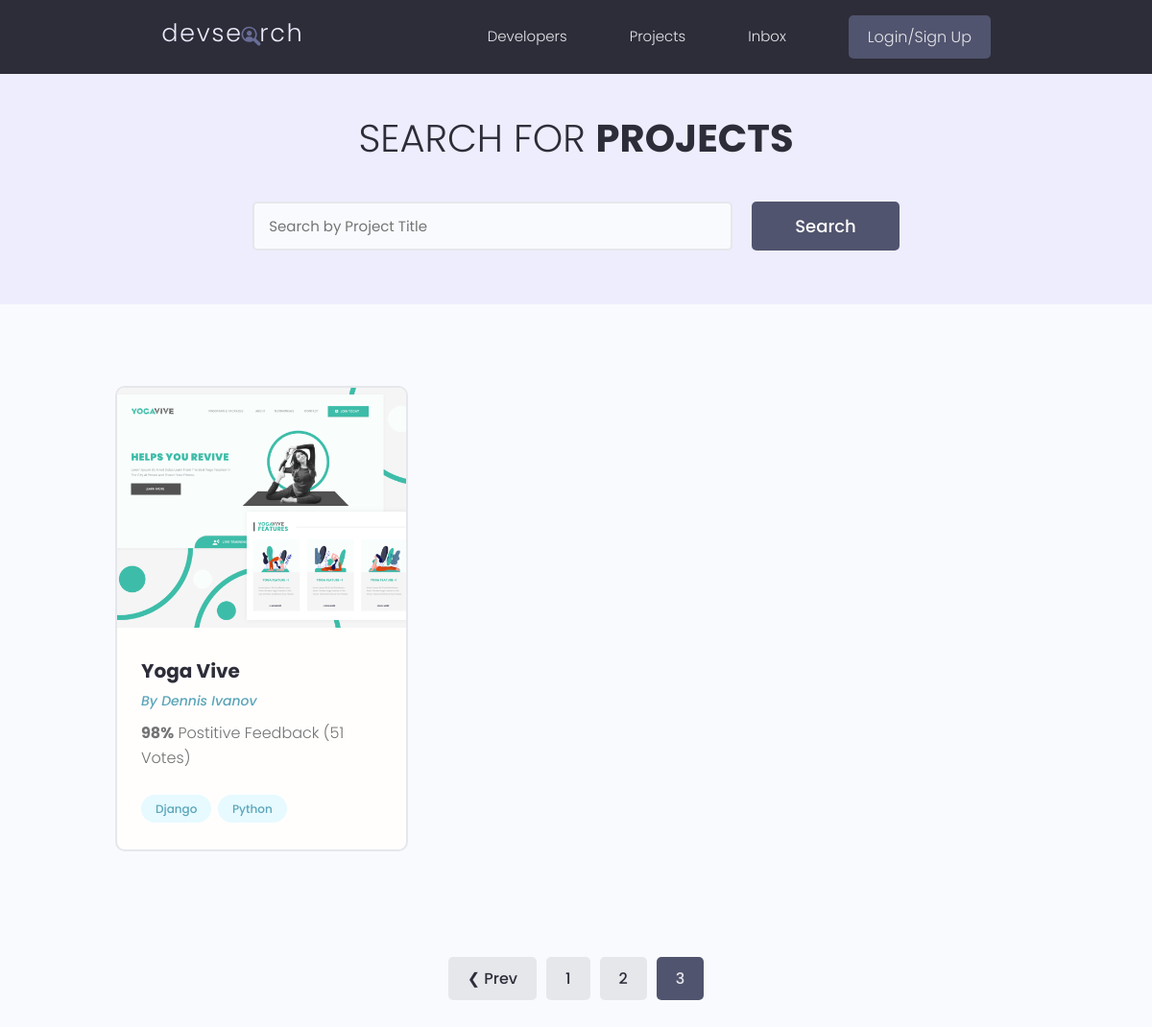
Page /projects/?page=3 on the earlier database version.
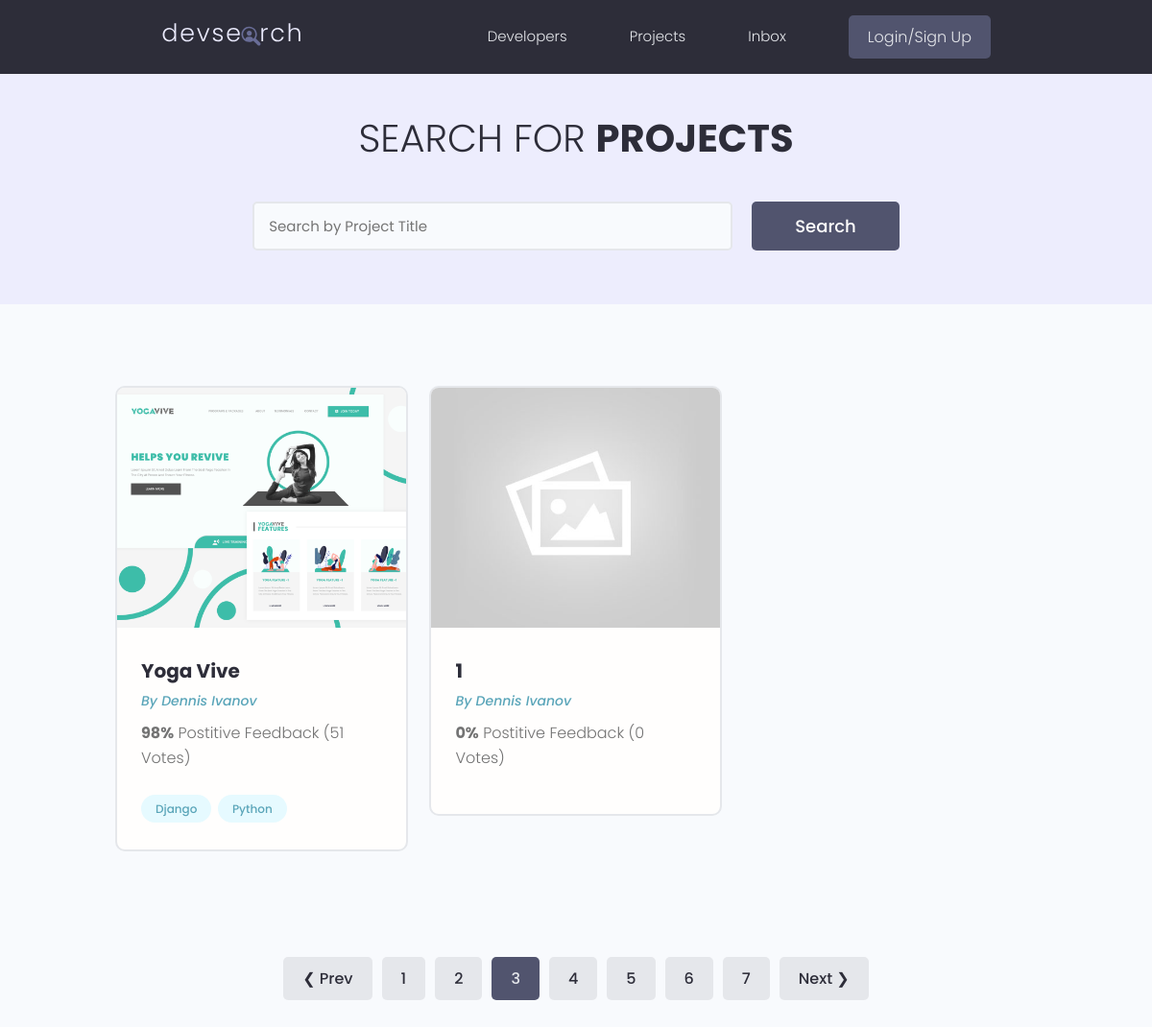
Same page on the later database version.
### projects/models.py (models this page shows, shortened)
class Project(models.Model):
    owner = models.ForeignKey(
        Profile, null=True, blank=True, on_delete=models.CASCADE)
    title = models.CharField(max_length=200)
    description = models.TextField(null=True, blank=True)
    featured_image = models.ImageField(
        null=True, blank=True, default="default.jpg")
    demo_link = models.CharField(max_length=2000, null=True, blank=True)
    source_link = models.CharField(max_length=2000, null = True, blank=True)
    tags = models.ManyToManyField('Tag', blank=True)
    vote_total = models.IntegerField(default=0, null = True, blank=True)
    vote_ratio = models.IntegerField(default=0, null = True, blank=True)
    created = models.DateTimeField(auto_now_add=True)
    id = models.UUIDField(default=uuid.uuid4, unique=True,
                          primary_key=True, editable=False)
    class Meta:
        ordering = ['created']

class Tag(models.Model):
    name = models.CharField(max_length=200)
    created = models.DateTimeField(auto_now_add=True)
    id = models.UUIDField(default=uuid.uuid4, unique=True,
                          primary_key=True, editable=False)
    def __str__(self):
        return self.name

### users/models.py (models this page shows, shortened)
class Profile(models.Model):
    user = models.OneToOneField(
        User, on_delete=models.CASCADE, null=True, blank=True)
    name = models.CharField(max_length=200, blank=True, null=True)
    email = models.EmailField(max_length=500, blank=True, null = True)
    username = models.CharField(max_length=200, blank=True, null=True)
    location = models.CharField(max_length=200, blank=True, null=True)
    short_intro = models.CharField(max_length=200, blank=True, null=True)
    bio = models.TextField(blank=True, null = True)
    profile_image = models.ImageField(
        null=True, blank=True, upload_to='profiles/', default="profiles/user-default.png")
    social_github = models.CharField(max_length=200, blank=True, null=True)
    social_twitter = models.CharField(max_length=200, blank=True, null=True)
    social_linkedin = models.CharField(max_length=200, blank=True, null=True)
    social_youtube = models.CharField(max_length=200, blank=True, null=True)
    social_website = models.CharField(max_length=200, blank=True, null=True)
    created = models.DateTimeField(auto_now_add=True)
    id = models.UUIDField(default=uuid.uuid4, unique=True,
                          primary_key=True, editable=False)

### projects/views.py (the view)
# urls.py: path('projects/', include('projects.urls')),
def projects(request):
    projects, search_query = searchProjects(request)
    custom_range, projects = paginateProjects(request, projects, 2)
    context = {'projects': projects,
             'search_query': search_query, 'custom_range': custom_range}
    return render(request, 'projects/projects.html', context)

### projects/utils.py (called while the page is built)
def paginateProjects(request, projects, results):
    page = request.GET.get('page')
    paginator = Paginator(projects, results)
    try:
        projects = paginator.page(page)
    except PageNotAnInteger:
        page = 1
        projects = paginator.page(page)
    except EmptyPage:
        page = paginator.num_pages
        projects = paginator.page(page)
    leftIndex = (int(page) -4)
    if leftIndex < 1:
        leftIndex = 1
    rightIndex = (int(page) + 5)
    if rightIndex > paginator.num_pages:
        rightIndex = paginator.num_pages +1
    custom_range = range(leftIndex, rightIndex)
    return custom_range, projects

def searchProjects(request):
    search_query = ''
    if request.GET.get('search_query'):
        search_query = request.GET.get('search_query')
    tags = Tag.objects.filter(name__icontains=search_query)
    projects =  Project.objects.distinct().filter(
        Q(title__icontains=search_query) |
        Q(description__icontains=search_query) |
        Q(owner__name__icontains=search_query) |
        Q(tags__in=tags)
    )
    return projects, search_query

### projects/templates/projects/projects.html (shortened to what this page needs)
{% extends 'main.html' %}
{% block content %}
 <main class="projects">
    <section class="hero-section text-center">
      <div class="container container--narrow">
        <div class="hero-section__box">
          <h2>Search for <span>Projects</span></h2>
        </div>
        <div class="hero-section__search">
          <form class="form" action="{% url 'projects' %}" method="get">
            <div class="form__field">
              <input class="input input--text" id="formInput#search" type="text" name="search_query"
                placeholder="Search by Project Title" value="{{search_query}}" />
            </div>
            <input class="btn btn--sub btn--lg" type="submit" value="Search" />
          </form>
        </div>
      </div>
    </section>
    <section class="projectsList">
      <div class="container">
        <div class="grid grid--three">
         {% for project in projects %}
          <div class="column">
            <div class="card project">
              <a href="{% url 'project' project.id %}" class="project">
                <img class="project__thumbnail" src="{{project.featured_image.url}}" alt="project thumbnail" />
                <div class="card__body">
                  <h3 class="project__title">{{project.title}}</h3>
                  <p><a class="project__author" href="{% url 'project' project.id %}">By {{project.owner.name}}</a></p>
                  <p class="project--rating">
                    <span style="font-weight: bold;">{{project.vote_ratio}}%</span> Postitive
                    Feedback ({{project.vote_total}} Vote{{project.vote_total|pluralize:"s"}})
                  </p>
                  <div class="project__tags">
                    {% for tag in project.tags.all %}
                    <span class="tag tag--pill tag--main">
                      <small>{{tag}}</small>
                    </span>
                    {% endfor %}
                  </div>
                </div>
              </a>
            </div>
          </div>
          {% endfor %}
        </div>
      </div>
    </section>
    {% include 'pagination.html' with queryset=projects custom_range=custom_range %}
  </main>
{% endblock content %}

Differences in the rows shown:
added Project: featured_image (placeholder picture), title "1", owner.name "Dennis Ivanov", vote_ratio "0", vote_total "0"
Other differences:
new list line: "4"
new list line: "5"
new list line: "6"
new list line: "7"
text now shown: "Next ❯"
